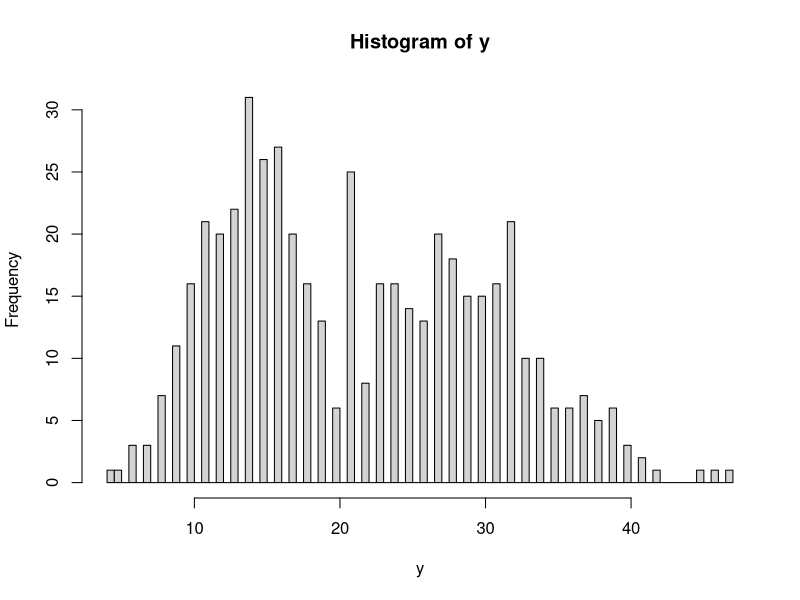
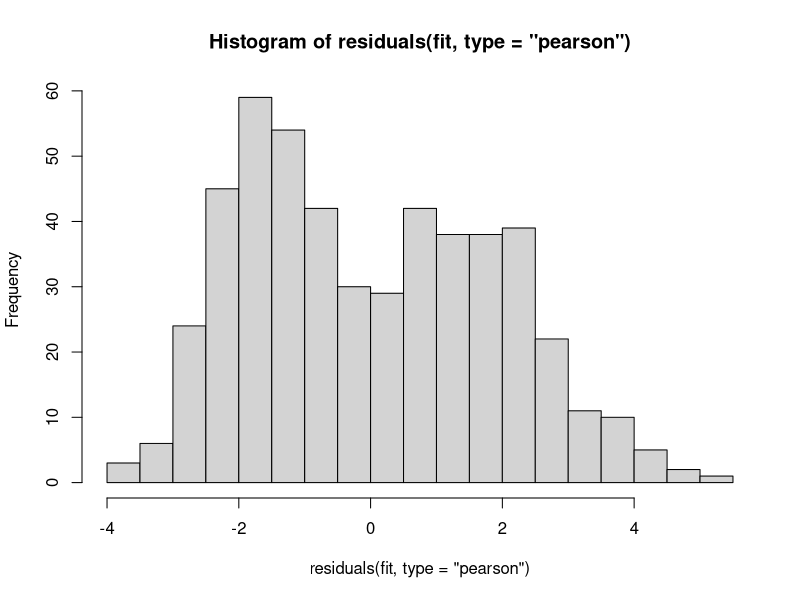
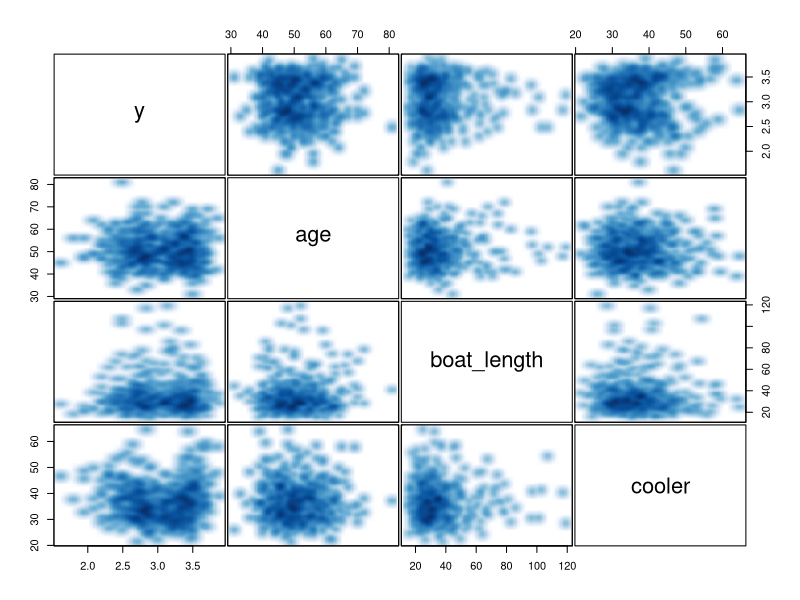
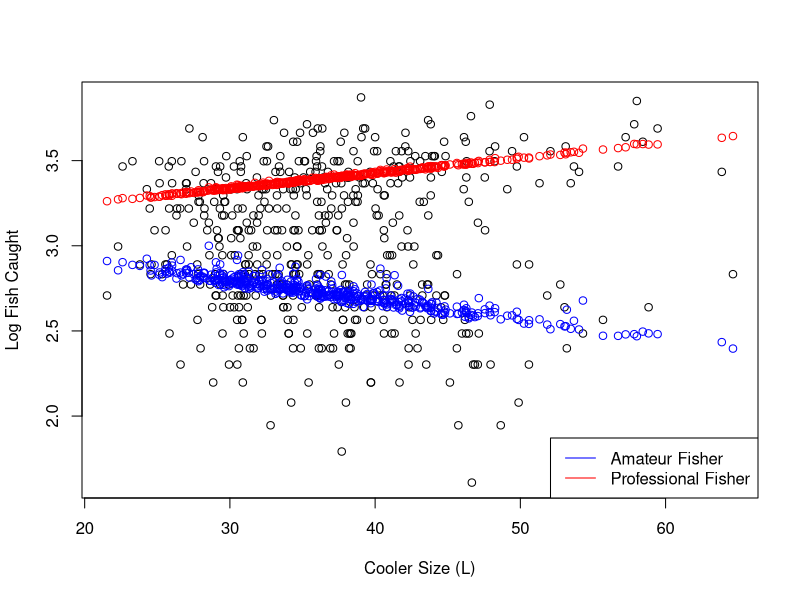
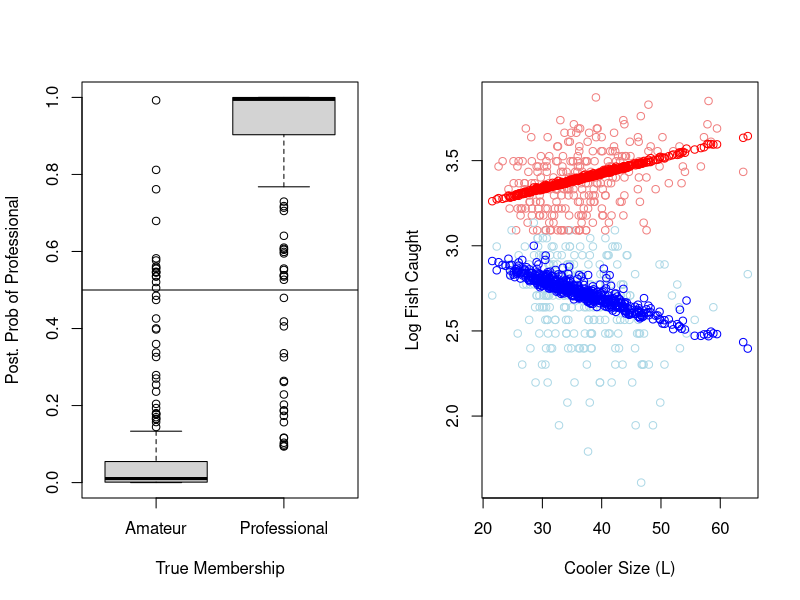

These charts were generated, in order, by the following R code: (Note: a time limit stopped this script after it produced the figures.)
## ---- chunk 1
knitr::opts_chunk$set(echo = TRUE)
## ---- chunk 2

## set the seed
set.seed(2)

## set sample size
n = 500

## create design matrix consisting of variables cooler size, boat length, and age
cooler = round(rt(n, 15, 35), 2)
boat_length =  round(rt(n, 5, 30), 2)
age = round(rt(n, 25, 50))
X = model.matrix( ~ 1 + age + boat_length + cooler)

## set the model coefficients
# non-professional fisher proportion
pi1 = 0.5

# professional fisher proportion
pi2 = 1 - pi1

# Non-Pro regression coefs
beta_1 = matrix(c(3, 0, 0,-.01), ncol = 1)

# Pro regression coefs
beta_2 = matrix(c(3, 0, 0, .01), ncol = 1) # Pro- coefs, larger boat cooler = more fish

## simulate the data
# generate group membership vector
group_indicators = rbinom(n, 1, pi2) # 1 = Pro, 0 = Non Pro

# Simulate y given group membership
y = rep(0, n)

# non pro y
y[group_indicators == 0] = rpois(n = sum(group_indicators == 0),
                                 lambda = exp(X[group_indicators == 0, ] %*% beta_1))

# pro y
y[group_indicators == 1] = rpois(n = sum(group_indicators == 1),
                                 lambda = exp(X[group_indicators == 1, ] %*% beta_2))

## write to file, commented out since only done once for HW
# write.table(cbind(y, X[,-1]), file = './em/fish.txt', quote = F, col.names = T, row.names = F,  sep = "\t")
## ---- chunk 3
fit = glm(y ~ X - 1, family = poisson())
summary(fit)
## ---- chunk 4
hist(y, breaks =  100)
## ---- chunk 5
hist(residuals(fit, type="pearson"), breaks = 20)
## ---- chunk 6
# create combined matrix object
mat = cbind(log(y + 1), X[, -1])

# name the first column y
colnames(mat)[1] = "y"

# plot each column against each other using pairs and smoothscatter
pairs(
  mat,
  panel = function(...)
    smoothScatter(..., nrpoints = 0, add = TRUE),
  gap = 0.2
)
## ---- chunk 7
### Initialization and setup

## starting parameters
# convergence threshold
tol = 10 ^ -5
# max number of EM iterations
maxit = 50
# iteration counter
iter = 0
# arbitrary large to avoid triggering the while loop for delta
eps = Inf
# arbitrary large value to set the inital ll to
ll = -10000
# list object for M-step
fit = list()
# Number of mixture components, K
K = 2

## create posterior probability matrix
# First col is p(z_i = 1 | y_o, theta^{(t)}, amateur
# Second col is p(z_i = 2 | y_o, theta^{(t)}, professional
pp = matrix(0, n, K)

# name the columns
colnames(pp) = c("amateur", "prof")

## use informative initialization,  assuming lower counts --> amateur
#  choose prop of samples that are amateur first
#  should vary this and re-run to evaluate multiple starting points/partitions
prop_ama = 0.6

# set everything greater than prop_ama'th percentile to be professional
pp[, 2] = (y > quantile(y, prop_ama)) ^ 2
pp[, 1] = 1 - pp[, 2]

### now start the EM algorithm
start = Sys.time()
while (eps > tol & iter < maxit) {
  ## save old ll
  ll0 = ll
  
  
  ## start M-step (Sec. 2.2.4)
  # pi, mean of each pp column
  pi = colMeans(pp)
  
  # beta_k, weighted glm's based on pp
  for (k in 1:K)
    fit[[k]] = glm(y ~ X - 1, family = poisson(), weights = pp[, k])
  
  
  ## start E-step (Sec. 2.2.3)
  # calculate numerator, fitted values are exp(X %*% beta_hat)
  for (k in 1:K)
    pp[, k] = pi[k] * dpois(y, lambda = fit[[k]]$fitted)
  
  # divide by denominator, the sum across components in each i
  pp = pp / rowSums(pp)
  
  
  ## calculate LL (Sec 2.2.1)
  # Calculate sum across K inside the log for each subject
  interior_sum = rep(0, length(y))
  for (k in 1:K)
    interior_sum = interior_sum + pi[k] * dpois(y, lambda = fit[[k]]$fitted)
  
  # Take the log of each, then sum across the n subjects to get the ll
  ll = sum(log(interior_sum))
  
  ## calculate relative change in log likelihood
  eps  = abs(ll - ll0) / abs(ll0)
  
  ## update iterator
  iter = iter + 1
  if (iter == maxit)
    warning("Iteration limit reached without convergence")
  
  
  ## print out info to keep track
  cat(sprintf("Iter: %d logL: %.2f pi1: %.3f  eps:%f\n", iter, ll, pi[1], eps))
}

end = Sys.time()
print(end - start)
  
## ---- chunk 8
# print the mixture proportion estimates
print(pi)

# print the coefficients pertaining to the first mixture component
print(fit[[1]]$coef)

# print the coefficients pertaining to the second mixture component
print(fit[[2]]$coef)
## ---- chunk 9
plot(cooler, log(y + 1), ylab = "Log Fish Caught", xlab = "Cooler Size (L)")
points(cooler, log(fit[[1]]$fitted + 1), col = "blue")
points(cooler, log(fit[[2]]$fitted + 1), col = "red")
legend(
  c("Amateur Fisher", "Professional Fisher"),
  col = c("blue", "red"),
  x = "bottomright",
  lty = c(1, 1)
) 
## ---- chunk 10
# boxplot
par(mfrow = c(1, 2))
boxplot(pp[, 2] ~ factor(group_indicators, labels =  c("Amateur", "Professional")),
        ylab = "Post. Prob of Professional",
        xlab = "True Membership")
abline(h = 0.5)

# scatterplot
colvec = rep("lightblue", length(y))
colvec[pp[, 2] > .5] = "lightcoral"
plot(cooler,
     log(y + 1),
     ylab = "Log Fish Caught",
     xlab = "Cooler Size (L)",
     col = colvec)

# add fitted values by subpopulation
points(cooler, log(fit[[1]]$fitted + 1), col = "blue")
points(cooler, log(fit[[2]]$fitted + 1), col = "red")
## ---- chunk 11
pois.two.mix.reg.em = function(y, X, tol, maxit, prop1, trace = 0) {
  ## starting parameters
  # iteration counter
  iter = 0
  # arbitrary large to avoid triggering the while loop for delta
  eps = Inf
  # arbitrary large value to set the inital ll to
  ll = -10000
  # list object for M-step
  fit = list()
  # Number of mixture components, K
  K = 2
  
  ## create posterior probability matrix
  # First col is p(z_i = 1 | y_o, theta^{(t)}, amateur
  # Second col is p(z_i = 2 | y_o, theta^{(t)}, professional
  pp = matrix(0, n, K)
  
  # name the columns
  colnames(pp) = c("amateur", "prof")
  
  ## use informative initialization,  assuming lower counts --> amateur
  #  choose prop of samples that are amateur first
  #  should vary this and re-run to evaluate multiple starting points/partitions
  prop_ama = prop1
  
  # set everything greater than prop_ama'th percentile to be professional
  pp[, 2] = (y > quantile(y, prop_ama)) ^ 2
  pp[, 1] = 1 - pp[, 2]
  
  ### now start the EM algorithm
  start = Sys.time()
  while (eps > tol & iter < maxit) {
  ## save old ll
  ll0 = ll
  
  
  ## start M-step (Sec. 2.2.4)
  # pi, mean of each pp column
  pi = colMeans(pp)
  
  # beta_k, weighted glm's based on pp
  for (k in 1:K)
    fit[[k]] = glm(y ~ X - 1, family = poisson(), weights = pp[, k])
  
  
  ## start E-step (Sec. 2.2.3)
  # calculate numerator, fitted values are exp(X %*% beta_hat)
  for (k in 1:K)
    pp[, k] = pi[k] * dpois(y, lambda = fit[[k]]$fitted)
  
  # divide by denominator, the sum across components in each i
  pp = pp / rowSums(pp)
  
  
  ## calculate LL (Sec 2.2.1)
  # Calculate sum across K inside the log for each subject
  interior_sum = rep(0, length(y))
  for (k in 1:K)
    interior_sum = interior_sum + pi[k] * dpois(y, lambda = fit[[k]]$fitted)
  
  # Take the log of each, then sum across the n subjects to get the ll
  ll = sum(log(interior_sum))
  
  ## calculate relative change in log likelihood
  eps  = abs(ll - ll0) / abs(ll0)
  
  ## update iterator
  iter = iter + 1
  if (iter == maxit)
    warning("Iteration limit reached without convergence")
 
    ## print out info to keep track
    if (trace > 0)
      cat(sprintf("Iter: %d logL: %.2f pi1: %.3f  eps:%f\n", iter, ll, pi[1], eps))
  }
  
  ### return coefficients
  res = c(pi, fit[[1]]$coef, fit[[2]]$coef)
  names(res) = c(
    "pi1",
    "pi2",
    "int1",
    "age1",
    "boat_length1",
    "cooler1",
    "int2",
    "age2",
    "boat_length2",
    "cooler2"
  )
  return(res)
}
## ---- chunk 12
em_fit = pois.two.mix.reg.em(y=y, X= X,tol = tol,maxit = maxit, prop1 = prop_ama, trace = 1)
print(em_fit)
## ---- chunk 13

## set number of bootstrap samples of size n to draw
B = 100

## create matrix to save estimates
est  = matrix(NA, B, length(em_fit))

# start loop
for (i in 1:B) {
  # get indices for resampled observations with replacement
  index = sample(1:n, replace = T)
  
  # fit EM to resampled data
  res = pois.two.mix.reg.em(
    y = y[index],
    X = X[index,],
    tol = tol,
    maxit = maxit,
    prop1 = prop_ama,
    trace = 0
  )
  
  # save values
  est[i,] = res
  
  # print first 5 parameter estimates every 200 iterations for illustration
  if (floor(i / 20) == ceiling(i / 20))
    print(round(est[i, 1:5], 4))
}
## ---- chunk 14
cov(est)[1:5,1:5]
## ---- chunk 15
print(sqrt(diag(cov(est))))
## ---- chunk 16
## generate the data
set.seed(10)

## set sample size
n = 10000

## create design matrix
cooler = round(rt(n, 15, 35), 2)
boat_length =  round(rt(n, 5, 30), 2)
age = round(rt(n, 25, 50))
X = model.matrix( ~ 1 + age + boat_length + cooler)


## set coefficients
  # amateur proportion
  pi1 = 0.5 
  # professional proportion
  pi2 = 1 - pi1 
  # Ama coefs, larger boat cooler = less fish
  beta_1 = matrix(c(3, 0, 0,-.01), ncol = 1) 
  # Pro coefs, larger boat cooler = more fish
  beta_2 = matrix(c(3, 0, 0, .01), ncol = 1) 
  # set dispersion
  phi = 10


## simulate data
  # generate group membership indicator vector
  group_indicators = rbinom(n, 1, pi2) # 1 = P, 0 = NP
  
  # create empty y vector
  y = rep(0, n)
  
  # simulate responses for Amagroup
  y[group_indicators == 0] = rnbinom(
    n = sum(group_indicators == 0),
    mu = exp(X[group_indicators == 0, ] %*% beta_1),
    size = phi
  )
  
  # simulate responses for Pro group 
  y[group_indicators == 1] = rnbinom(
    n = sum(group_indicators == 1),
    mu = exp(X[group_indicators == 1, ] %*% beta_2),
    size = phi
  )

## ---- chunk 17
### Initialization and setup
library (MASS)

## starting parameters
  # convergence threshold
  tol = 10 ^ -10
  # max number of EM iterations
  maxit = 1000
  # iteration counter
  iter = 0
  # arbitrary large to avoid triggering the while loop for delta
  eps = Inf
  # arbitrary large value to set the inital ll to
  ll = -10000
  # list object for M-step
  fit = list()
  # Number of mixture components, K
  K = 2

## create posterior probability matrix
  # First col is p(z_i = 1 | y_o, theta^{(t)}, amateur
  # Second col is p(z_i = 2 | y_o, theta^{(t)}, professional
  pp = matrix(0, n, K)

  # name the columns
  colnames(pp) = c("amateur", "prof")

## use informative initialization,  assuming lower counts --> amateur
  #  choose prop of samples that are amateur first
  #  should vary this and re-run to evaluate multiple starting points/partitions
  prop_ama = 0.6

  # set everything greater than prop_ama'th percentile to be professional
  pp[, 2] = (y > quantile(y, prop_ama)) ^ 2
  pp[, 1] = 1 - pp[, 2]


### now start the EM algorithm
start = Sys.time()
while (eps > tol & iter < maxit) {
  ## save old ll
    ll0 = ll
  
  ## start M-step
    # pi, mean of component pp's
    pi = colMeans(pp)
  
    # beta_k and theta_k, weighted glm's based on pp
    for (k in 1:K)
      fit[[k]] = glm.nb(y ~ X - 1, weights = pp[, k])
  
  
  ## start E-step
    # calculate numerator
    for (k in 1:K)
      pp[, k] = pi[k] * dnbinom(y, mu = fit[[k]]$fitted, size = fit[[k]]$theta)
    
    # divide by denominator, the sum across components in each i
    pp = pp / rowSums(pp)
  
  
  ## calculate LL
    # Calculate sum across K inside the log for each subject
    interior_sum = rep(0, length(y))
    for (k in 1:K)
      interior_sum = interior_sum + pi[k] * dnbinom(y, mu = fit[[k]]$fitted, size = fit[[k]]$theta)
    
    # Take the log of each, then sum across the n subjects to get the ll
    ll = sum(log(interior_sum))
  
  ## calculate relative change in log likelihood
    eps  = abs(ll - ll0) / abs(ll0)
  
  ## update iterator
    iter = iter + 1
    if (iter == maxit)
      warning("Iteration limit reached without convergence")
  
  ## print out info to keep track
    if (floor(iter / 20) == ceiling(iter / 20))
      cat(
        sprintf(
          "Iter: %d logL: %.2f pi1: %.3f theta1: %.3f glm.nb1, eps:%f\n",
          iter,
          ll,
          pi[1],
          fit[[1]]$theta,
          eps
        )
      )
}

end = Sys.time()
print(end - start)
## ---- chunk 18


# function to perform above initialization steps to initialized pp matrix
pp.init = function(K, col_names, prop) {
  
  ## create posterior probability matrix
    # First col is p(z_i = 1 | y_o, theta^{(t)}, amateur
    # Second col is p(z_i = 2 | y_o, theta^{(t)}, professional
    n = length(y)
    pp = matrix(0, n, K)
  
    # name the columns
    colnames(pp) = col_names
  
  ## use informative initialization,  assuming lower counts --> amateur
    # note that this is only specific for K=2, but can generalize for higher K cases
    # also could just use random initilization
    pp[, 2] = (y > quantile(y, prop)) ^ 2
    pp[, 1] = 1 - pp[, 2]
  
  return(pp)
}


# M-step function
m.step = function(y, X, pp, fit, K = 2) {
  
  ## pi, mean of component pp's
  pi = colMeans(pp)
  
  ## beta_k and theta_k, weighted glm's based on pp
  for (k in 1:K)
    fit[[k]] = glm.nb(y ~ X - 1, weights = pp[, k])
  
  return(list(pi = pi, fit = fit))
}


# E-step function
e.step = function(y, pp, m) {
  
  ## extract m step objects from m
  pi = m$pi
  fit = m$fit
  
  ## calculate numerator
  for (k in 1:K)
    pp[, k] = pi[k] * dnbinom(y, mu = fit[[k]]$fitted, size = fit[[k]]$theta)
  
  ## divide by denominator, the sum across components in each i
  pp = pp / rowSums(pp)
  
  return(pp)
}


# log likelihood function
ll.nb.mix = function(y, m) {
  
  ## extract m step objects from m
  pi = m$pi
  fit = m$fit
  
  ## Calculate sum across K inside the log for each subject
  interior_sum = rep(0, length(y))
  for (k in 1:K)
    interior_sum = interior_sum + pi[k] * dnbinom(y, mu = fit[[k]]$fitted, size = fit[[k]]$theta)
  
  ## Take the log of each, then sum across the n subjects to get the ll
  ll = sum(log(interior_sum))
  
  return(ll)
}

## ---- chunk 19
nb.two.mix.reg.em = function(y,
                             X,
                             tol = 10 ^ -10,
                             maxit = 1000,
                             prop,
                             trace = 0) {
  ## starting parameters
    iter = 0
    eps = Inf
    ll = -10000
    fit = list()
    K = 2
  
  ## initialize posterior probability matrix
    pp = pp.init(
      prop = prop,
      K = K,
      col_names = c("amateur", "prof")
    )
  
  ## now start the EM algorithm
  start = Sys.time()
  while (eps > tol & iter < maxit) {
    
    ## save old ll
      ll0 = ll
    
    ## start M-step
      m = m.step(y = y,
                 X = X,
                 pp = pp,
                 fit = fit)
      
    ## start E-step
      pp = e.step(y = y, m = m, pp = pp)
    
    ## calculate LL
      ll = ll.nb.mix(y = y, m = m)
    
    ## calculate relative change in LL
      eps  = abs(ll - ll0) / abs(ll0)
    
    ## update iterator
      iter = iter + 1
      if (iter == maxit)
        warning("Iteration limit reached without convergence")
      
    ## print out info to keep track
      if (floor(iter / 20) == ceiling(iter / 20) &
          trace > 0)
        cat(
          sprintf(
            "Iter: %d logL: %.2f pi1: %.3f theta1: %.3f glm.nb1, eps:%f\n",
            iter,
            ll,
            m$pi[1],
            m$fit[[1]]$theta,
            eps
          )
        )
  }
  
  end = Sys.time()
  print(end - start)
}
## ---- chunk 20
em_fit = nb.two.mix.reg.em(y = y,
                           X = X,
                           prop = prop_ama,
                           trace = 1)
## ---- chunk 21
phi.ml <-
  function(y, mu, n = sum(weights), weights, limit = 10,
           eps = .Machine$double.eps^0.25,
           trace = FALSE,
           p0 = NULL #  added this option new to pass starting values
           ){
    lambda = 1E-50    
    # score 
    score <- function(n, ph, mu, y, w){
      sum(w*(digamma((1/ph) + y) - digamma(1/ph) + log(1/ph) +
               1 - log((1/ph) + mu) - (y + (1/ph))/(mu + (1/ph))))*(-1/ph^2) + 2*lambda*ph
    }
    # hessian
    info <- function(n, ph, mu, y, w){
      sum(w*( - trigamma((1/ph) + y) + trigamma((1/ph)) - ph +
                2/(mu + (1/ph)) - (y + (1/ph))/(mu + (1/ph))^2))*(1/ph^4) + 2*lambda
    }
    if(inherits(y, "lm")) {
      mu <- y$fitted.values
      y <- if(is.null(y$y)) mu + residuals(y) else y$y
    }
    
    if(missing(weights)) weights <- rep(1, length(y))
    #t0 <- n/sum(weights*(y/mu - 1)^2)
    if(is.null(p0)){ ## added this in new
      p0 <- sum(weights*(y/mu - 1)^2)/n
    }
    
    it <- 0
    del <- 1
    if(trace) message(sprintf("phi.ml: iter %d 'phi = %f'",
                              it, signif(p0)), domain = NA)
    while((it <- it + 1) < limit && abs(del) > eps) {
      p0 <- abs(p0)
      del <- score(n, p0, mu, y, weights)/(i <- info(n, p0, mu, y, weights))
      p0 <- p0 + del
      if(trace) message("phi.ml: iter", it," phi =", signif(p0))
    }
    
    if(p0 < 0) {
      p0 <- 0
      warning("estimate truncated at zero")
      attr(p0, "warn") <- gettext("estimate truncated at zero")
    }
    
    if(it == limit) {
      warning("iteration limit reached")
      attr(p0, "warn") <- gettext("iteration limit reached")
    }
    attr(p0, "SE") <- sqrt(1/i)
    res <- list(p0=p0)
    return(res)
  }
## ---- chunk 22

m.step = function(y, X, pp, fit, K = 2) {
  
  ## pi, mean of component pp's
    pi = colMeans(pp)
  
  
  ## beta_k given prior theta and beta, weighted glm's based on pp
    if (length(fit) == 0) {
      
      # if fit is uninitialized (no starting estimate for beta or theta), then
      # no e-step update
      
      # fit a simple poisson model for beta
        for (k in 1:K)
          fit[[k]] = glm(y ~ X - 1, weights = pp[, k], family = poisson())
        
    } else{
        
      #  fit a NB regression model for beta given prior theta_k and beta_k
        for (k in 1:K) {
          fit[[k]] = glm(
            y ~ X - 1,
            weights = pp[, k],
            family = negative.binomial(theta = fit[[k]]$theta),
            start = fit[[k]]$coefficients
          )
      }
  }
  
  ## theta_k given update for beta_k and prior theta_k
    # returns 1/phi actually so need to invert
    for (k in 1:K) {
      
      if (is.null(fit[[k]]$theta)) {
        
        # if no prior estimate of theta, then do regular phi.ml update
          fit[[k]]$theta = 1 / phi.ml(y = y,
                                      mu = fit[[k]]$fitted,
                                      weights = pp[, k])$p0
          
      } else{
        
        #otherwise, pass prior value of theta as starting
          fit[[k]]$theta = 1 / phi.ml(
            y = y,
            mu = fit[[k]]$fitted,
            weights = pp[, k],
            p0 = 1 / fit[[k]]$theta ## here
          )$p0
        
      }
    }
  
  return(list(pi = pi, fit = fit))
}



# now lets rerun
em_fit = nb.two.mix.reg.em(y = y,
                           X = X,
                           prop = prop_ama,
                           trace = 1)

## ---- chunk 23
m.step = function(y, X, pp, fit, K = 2) {
  
  ## pi, mean of component pp's
    pi = colMeans(pp)
  
  
  ## beta_k given prior theta, weighted glm's based on pp
    if (length(fit) == 0) {
      
      # if fit is uninitialized (no starting estimate for beta or theta), then
      # no e-step update
      
      # fit a simple poisson model for beta
        for (k in 1:K)
          fit[[k]] = glm(y ~ X - 1, weights = pp[, k], family = poisson())
        
    } else{
      
      # estep update after pi_k, since prior fit exists
        pp = e.step(y = y,
                    m = list(pi = pi, fit = fit),
                    pp = pp)
        
      #  fit a NB regression model for beta given prior theta
        for (k in 1:K) {
          fit[[k]] = glm(
            y ~ X - 1,
            weights = pp[, k],
            family = negative.binomial(theta = fit[[k]]$theta),
            start = fit[[k]]$coefficients
          )
          
          # estep update after each beta_k
          pp = e.step(y = y,
                    m = list(pi = pi, fit = fit),
                    pp = pp)
      }
    
      
  }
  
  ## theta_k given update for beta_k
    # returns 1/phi actually so need to invert
    for (k in 1:K) {
      if (is.null(fit[[k]]$theta)) {
        
        # if no prior estimate of theta, then do the usual
          fit[[k]]$theta = 1 / phi.ml(y = y,
                                      mu = fit[[k]]$fitted,
                                      weights = pp[, k])$p0
          
      } else{
        #otherwise, pass prior value of theta as starting
          fit[[k]]$theta = 1 / phi.ml(
            y = y,
            mu = fit[[k]]$fitted,
            weights = pp[, k],
            p0 = 1 / fit[[k]]$theta
          )$p0
          
        # estep update after each theta_k
        pp = e.step(y = y,
                    m = list(pi = pi, fit = fit),
                    pp = pp)
      }
    }
  
  return(list(pi = pi, fit = fit))
}


# now lets rerun
em_fit = nb.two.mix.reg.em(y = y,
                           X = X,
                           prop = prop_ama,
                           trace = 1)   
